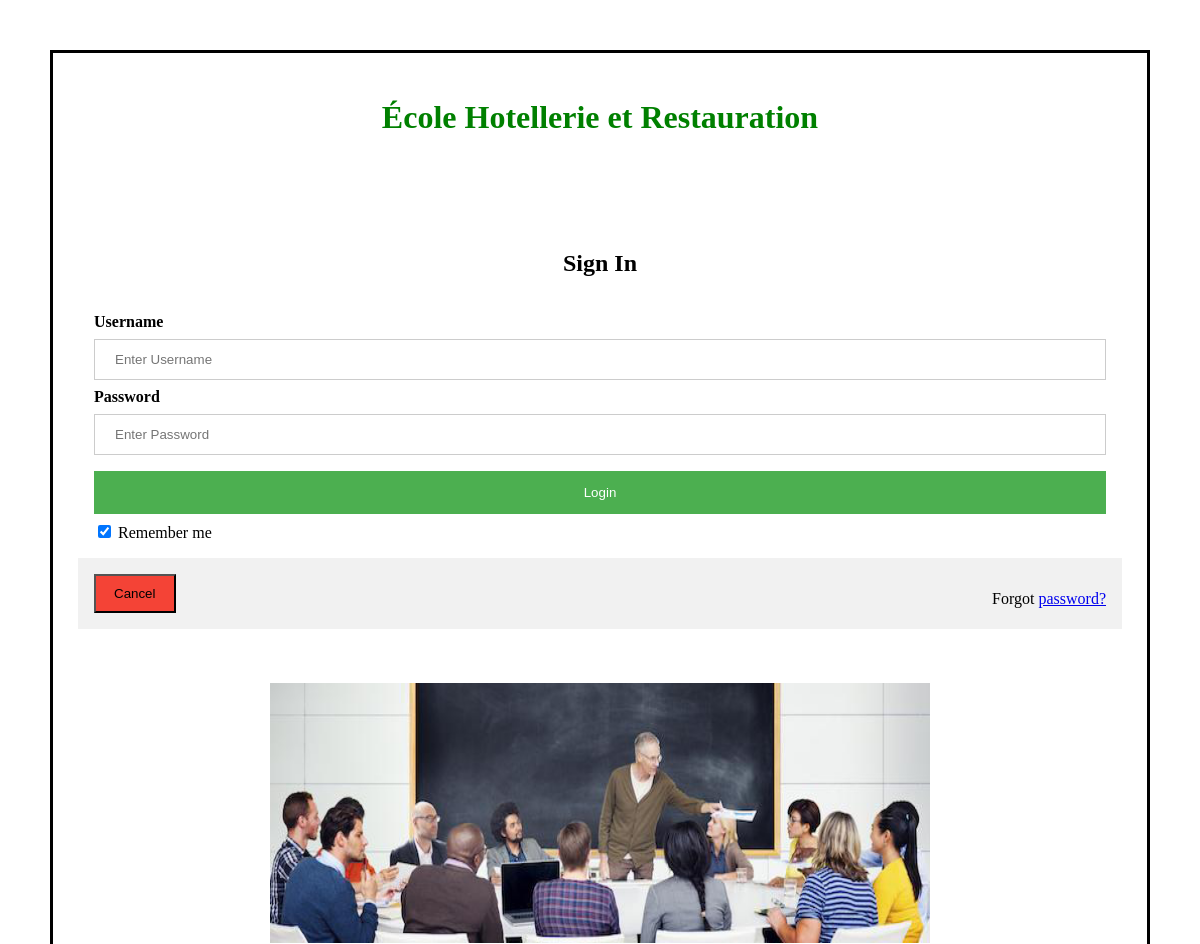
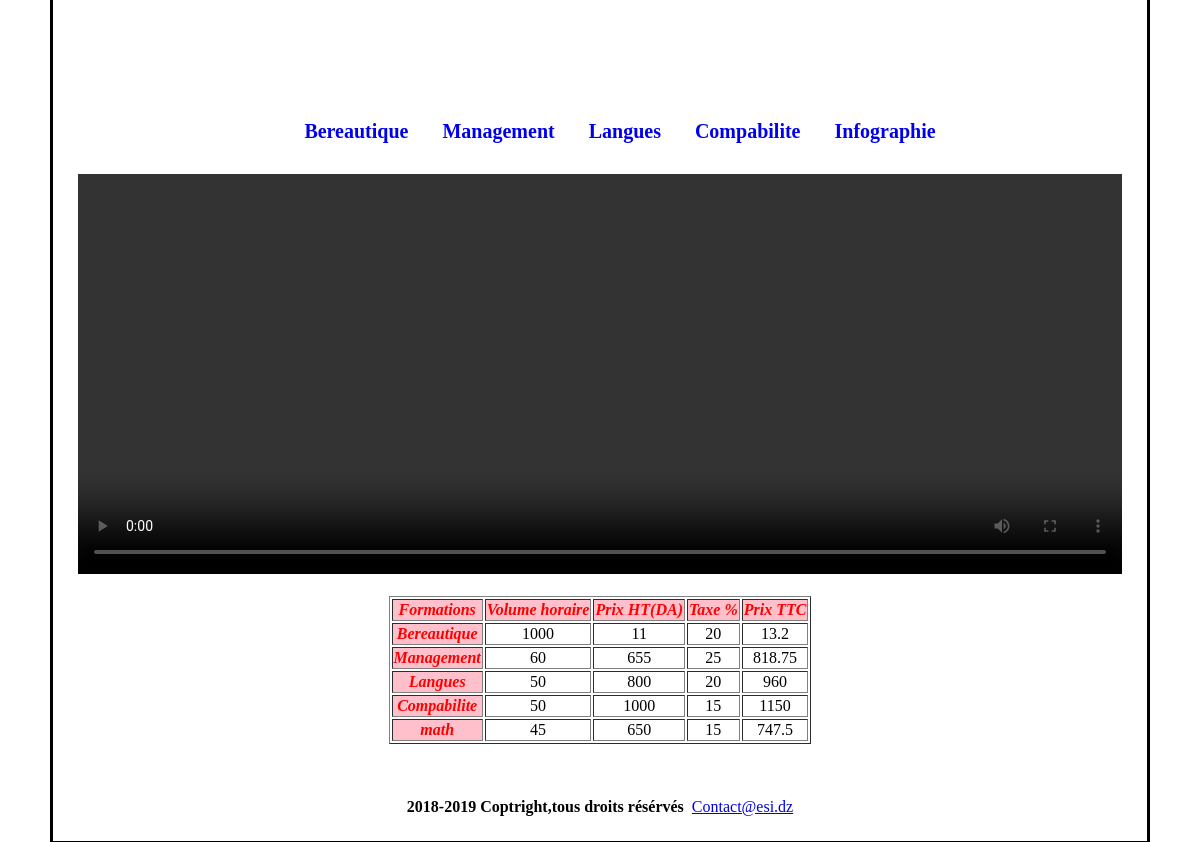
Screenshot of /project/sous-sites/2/4/index.php with the database file from the repository (2 pictures, top to bottom).
### tables this page shows
CREATE TABLE `type_formation` (
  `st1` varchar(20) DEFAULT NULL,
  `st2` varchar(20) DEFAULT NULL,
  `ID` int(11) NOT NULL
);

CREATE TABLE `formations` (
  `Volume_horaire` int(11) DEFAULT NULL,
  `Prix` int(11) DEFAULT NULL,
  `Taxe` int(11) DEFAULT NULL,
  `Nom` varchar(20) DEFAULT NULL,
  `ID` int(11) NOT NULL,
  `IDD` int(11) NOT NULL,
  `id_categorie` int(11) NOT NULL,
  `id_ecole` varchar(20) NOT NULL
);

### project/sous-sites/2/4/index.php (the view, shortened to what this page needs)
<!DOCTYPE html>
<head>
<link href="View/public/css/external.css" rel="stylesheet" type="text/css" />
</head>
<?php
include("view/includes/variables.php");
include("config/connection.php");
$sql1="SELECT * FROM Type_formation";
$sql2="SELECT * FROM Formations";
$type_formation=$conn->query($sql1);
$formation=$conn->query($sql2);
function calculTTC($a,$b){
    return ($a*$b/100) +$a;
}
?>
<body>
<h1> <?php echo $titre_fr;?></h1></br>
<?php
if (!isset($_SESSION['user'])){
     echo "<h2 align =\"center\" > Sign In</h2>
     <form action='controller/login.php' method=\"post\">
   <div class=\"container\" >
     <label for=\"uname\"><b>Username</b></label>
     <input type=\"text\" placeholder=\"Enter Username\" name=\"uname\" required>
     <label for=\"psw\"><b>Password</b></label>
     <input type=\"password\" placeholder=\"Enter Password\" name=\"psw\" required>
     <button type=\"submit\" class=\"loginbtn\">Login</button>
     <label>
       <input type=\"checkbox\" checked=\"checked\" name=\"remember\"> Remember me
     </label>
   </div>
   <div class=\"container\" style=\"background-color:#f1f1f1\">
     <button type=\"button\" class=\"cancelbtn\">Cancel</button>
     <span class=\"psw\">Forgot <a href=\"#\">password?</a></span>
   </div>
 </form>";}
?>
<div class="diaporama">
    <div class="images">
    <?php echo $img0 ;?>
    </div>
</div>
<div align="center" class="menu header" id="myHeader">
<ul id="nav">
    <?php
    foreach ($type_formation as $row): ?>
    <li id="<?= $row['ID'] ?>" class="formation"><a class="lien"
                                                          href="#"> <?= $row['st1'] ?> </a>
    </li>
<?php endforeach; ?>
</ul>
</div>
<?php echo $video;?>
<table id ="my_table" border="1px" align="center">
    <thead>
    <tr>
    <th scope="col" >Formations</th>
    <th scope="col">Volume horaire</th>
    <th scope="col">Prix HT(DA)</th>
    <th scope="col">Taxe %</th>
    <th scope="col">Prix TTC</th>
    </tr>
    </thead>
    <tbody id="my-tab-index">
    <?php
    foreach ($formation as $formation_t): ?>
        <tr>
            <th id=<?= $formation_t['IDD'] ?>" scope="row"><?= $formation_t['Nom'] ?></th>
            <td id=<?= $formation_t['IDD'] ?>"><?= $formation_t['Volume_horaire'] ?></td>
            <td id=<?= $formation_t['IDD'] ?>"><?= $formation_t['Prix'] ?></td>
            <td id=<?= $formation_t['IDD'] ?>"><?= $formation_t ['Taxe'] ?></td>
            <td id=<?= $formation_t['IDD'] ?>"><?php echo calculTTC($formation_t['Prix'],$formation_t ['Taxe']) ;?></td>
        </tr>
    <?php endforeach; ?>
    </tbody>
    </table>&nbsp;&nbsp;&nbsp;
  <?php
include("view/includes/pied-page.php");
?>
</body>
</html>

### project/sous-sites/2/4/view/public/css/external.css (style rules this page uses)
table { align-content: center; justify-content: center; text-align: center; }
h1 { text-align: center; color:green; }
table tr th { background-color:pink; color:red; font-style: italic; }
body { border:3px black solid; margin: 50px; padding:25px; }
.formation { display: inline; margin: 10px; justify-content: center; align-content: center; }
.menu { justify-content: center; top: 0px; }
#nav li { display: inline-block; position: relative; }
#nav li a { display: block; padding: 5px; text-decoration: none; font-size: 20px; font-weight: bold; }
.diaporama { text-align: center; margin: 0px auto; background: black; width: 660px; height: 260px; overflow: hidden; position: relative; }
.images { margin: 0px auto; align-content: center; position: absolute; animation-duration: 20s; animation-iteration-count: infinite; animation-name: animation; background-color: black; }
input[type=text], input[type=password] { width: 100%; padding: 12px 20px; margin: 8px 0; display: inline-block; border: 1px solid #ccc; box-sizing: border-box; }
.loginbtn { background-color: #4CAF50; color: white; padding: 14px 20px; margin: 8px 0; border: none; cursor: pointer; width: 100%; }
.cancelbtn { width: auto; padding: 10px 18px; background-color: #f44336; }
.container { padding: 16px; }
span.psw { float: right; padding-top: 16px; }

### rows the page displays
type_formation: st1 "Bereautique"
type_formation: st1 "Management"
type_formation: st1 "Langues"
type_formation: st1 "Compabilite"
type_formation: st1 "Infographie"
formations: Nom "Bereautique", Volume_horaire "1000", Prix "11", Taxe "20", Prix+Taxe "13.2"
formations: Nom "Management", Volume_horaire "60", Prix "655", Taxe "25", Prix+Taxe "818.75"
formations: Nom "Langues", Volume_horaire "50", Prix "800", Taxe "20", Prix+Taxe "960"
formations: Nom "Compabilite", Volume_horaire "50", Prix "1000", Taxe "15", Prix+Taxe "1150"
formations: Nom "math", Volume_horaire "45", Prix "650", Taxe "15", Prix+Taxe "747.5"

### other values shown
$titre_fr "École Hotellerie et Restauration"
$d "2018-2019 Coptright,tous droits résérvés"
$contact "Contact@esi.dz"
